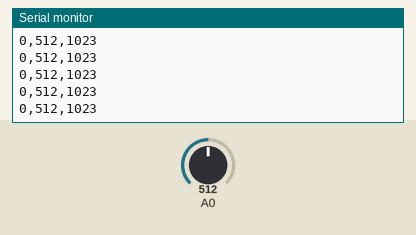
A sketch run on a simulated Arduino Uno, built with avr-gcc and run on an emulated ATmega328P. Parts: the last lines printed to the serial monitor. Inputs (shaded band) come from the test bench; at power-on: A0 = 512.

Above: at 1.2 s.
1.3 s: A0 set to 716
At 1.8 s:
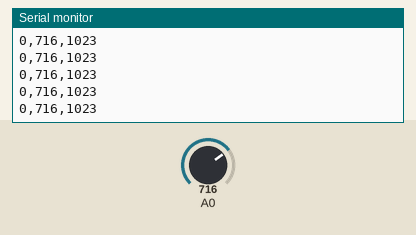
2.8 s: A0 set to 900
At 3.4 s:
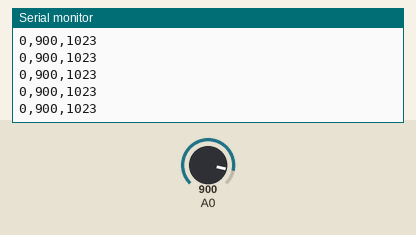
Timing chart, 0 to 5.8 s (numbered marks = the images above; inputs shaded):
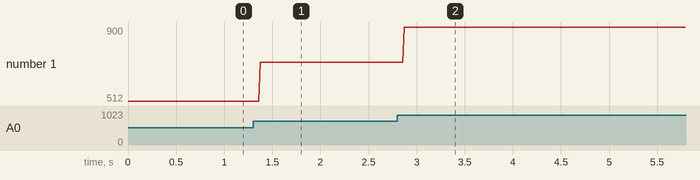

The sketch:

Graph.ino
```cpp
void setup() {
  // initialize the serial communication:
  Serial.begin(9600);
}

void loop() {
  // send the value of analog input 0:
  Serial.print(0);
  Serial.print(",");
  Serial.print(analogRead(A0));
  Serial.print(",");
  Serial.println(1023);

  // wait a bit for the analog-to-digital converter to stabilize after the last
  // reading:
  delay(2);
}
```

Measured:
- after the input at 1.3 s, the serial monitor: prints a new line after 0.07 s (image 1)
- after the input at 2.8 s, the serial monitor: prints a new line after 0.07 s (image 2)
- plotted number 1: 512 → 716 after the input at 1.3 s, 716 → 900 after the input at 2.8 s
